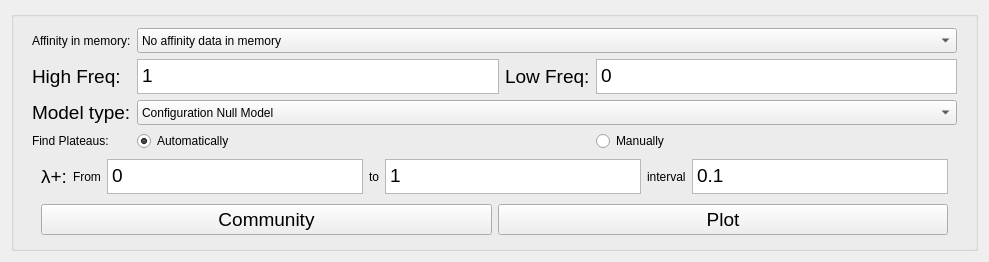
            <widget class="QWidget" name="stackedWidget_9Page1">
             <layout class="QVBoxLayout" name="verticalLayout_17">
              <item>
               <widget class="QGroupBox" name="verticalGroupBox_3">
                <property name="sizePolicy">
                 <sizepolicy hsizetype="Expanding" vsizetype="Expanding">
                  <horstretch>0</horstretch>
                  <verstretch>0</verstretch>
                 </sizepolicy>
                </property>
                <layout class="QGridLayout" name="gridLayout_7">
                 <item row="0" column="0" rowspan="2" colspan="2">
                  <widget class="QFrame" name="frame_31">
                   <property name="sizePolicy">
                    <sizepolicy hsizetype="Expanding" vsizetype="Expanding">
                     <horstretch>0</horstretch>
                     <verstretch>0</verstretch>
                    </sizepolicy>
                   </property>
                   <property name="maximumSize">
                    <size>
                     <width>1677215</width>
                     <height>16777215</height>
                    </size>
                   </property>
                   <property name="frameShape">
                    <enum>QFrame::NoFrame</enum>
                   </property>
                   <property name="frameShadow">
                    <enum>QFrame::Raised</enum>
                   </property>
                   <layout class="QGridLayout" name="gridLayout_13">
                    <property name="topMargin">
                     <number>2</number>
                    </property>
                    <property name="bottomMargin">
                     <number>2</number>
                    </property>
                    <item row="3" column="1">
                     <widget class="QRadioButton" name="radioButtonDISTauto">
                      <property name="sizePolicy">
                       <sizepolicy hsizetype="Expanding" vsizetype="Expanding">
                        <horstretch>0</horstretch>
                        <verstretch>0</verstretch>
                       </sizepolicy>
                      </property>
                      <property name="text">
                       <string>Automatically</string>
                      </property>
                      <property name="checked">
                       <bool>true</bool>
                      </property>
                     </widget>
                    </item>
                    <item row="0" column="1" colspan="3">
                     <widget class="QComboBox" name="comboBoxDISTmemdata_3">
                      <property name="sizePolicy">
                       <sizepolicy hsizetype="Expanding" vsizetype="Expanding">
                        <horstretch>0</horstretch>
                        <verstretch>0</verstretch>
                       </sizepolicy>
                      </property>
                      <property name="minimumSize">
                       <size>
                        <width>0</width>
                        <height>25</height>
                       </size>
                      </property>
                      <property name="maximumSize">
                       <size>
                        <width>16777215</width>
                        <height>25</height>
                       </size>
                      </property>
                      <item>
                       <property name="text">
                        <string>No affinity data in memory</string>
                       </property>
                      </item>
                     </widget>
                    </item>
                    <item row="3" column="0">
                     <widget class="QLabel" name="labelDISTplateau">
                      <property name="text">
                       <string>Find Plateaus:</string>
                      </property>
                     </widget>
                    </item>
                    <item row="1" column="2">
                     <widget class="QLabel" name="labelDISTLowfreq">
                      <property name="minimumSize">
                       <size>
                        <width>0</width>
                        <height>25</height>
                       </size>
                      </property>
                      <property name="maximumSize">
                       <size>
                        <width>16777215</width>
                        <height>35</height>
                       </size>
                      </property>
                      <property name="font">
                       <font>
                        <family>Arial</family>
                        <pointsize>14</pointsize>
                       </font>
                      </property>
                      <property name="text">
                       <string>Low Freq:</string>
                      </property>
                     </widget>
                    </item>
                    <item row="1" column="3">
                     <widget class="QPlainTextEdit" name="textDISTlowfreq">
                      <property name="sizePolicy">
                       <sizepolicy hsizetype="Expanding" vsizetype="Fixed">
                        <horstretch>0</horstretch>
                        <verstretch>0</verstretch>
                       </sizepolicy>
                      </property>
                      <property name="minimumSize">
                       <size>
                        <width>0</width>
                        <height>25</height>
                       </size>
                      </property>
                      <property name="maximumSize">
                       <size>
                        <width>16777215</width>
                        <height>35</height>
                       </size>
                      </property>
                      <property name="font">
                       <font>
                        <family>Arial</family>
                        <pointsize>14</pointsize>
                       </font>
                      </property>
                      <property name="plainText">
                       <string>0</string>
                      </property>
                     </widget>
                    </item>
                    <item row="2" column="0">
                     <widget class="QLabel" name="labelDISTcdtype">
                      <property name="sizePolicy">
                       <sizepolicy hsizetype="Fixed" vsizetype="Fixed">
                        <horstretch>0</horstretch>
                        <verstretch>0</verstretch>
                       </sizepolicy>
                      </property>
                      <property name="minimumSize">
                       <size>
                        <width>0</width>
                        <height>25</height>
                       </size>
                      </property>
                      <property name="maximumSize">
                       <size>
                        <width>16777215</width>
                        <height>35</height>
                       </size>
                      </property>
                      <property name="font">
                       <font>
                        <family>Arial</family>
                        <pointsize>14</pointsize>
                       </font>
                      </property>
                      <property name="text">
                       <string>Model type:</string>
                      </property>
                     </widget>
                    </item>
                    <item row="2" column="1" colspan="3">
                     <widget class="QComboBox" name="comboBoxDISTcdmodel">
                      <property name="sizePolicy">
                       <sizepolicy hsizetype="Expanding" vsizetype="Expanding">
                        <horstretch>0</horstretch>
                        <verstretch>0</verstretch>
                       </sizepolicy>
                      </property>
                      <property name="minimumSize">
                       <size>
                        <width>0</width>
                        <height>25</height>
                       </size>
                      </property>
                      <property name="maximumSize">
                       <size>
                        <width>16777215</width>
                        <height>25</height>
                       </size>
                      </property>
                      <item>
                       <property name="text">
                        <string>Configuration Null Model</string>
                       </property>
                      </item>
                      <item>
                       <property name="text">
                        <string>Constant Potts Model</string>
                       </property>
                      </item>
                      <item>
                       <property name="text">
                        <string>Erdos-Renyi Null Model</string>
                       </property>
                      </item>
                      <item>
                       <property name="text">
                        <string>No Null Model</string>
                       </property>
                      </item>
                     </widget>
                    </item>
                    <item row="4" column="0" colspan="4">
                     <widget class="QFrame" name="frame_28">
                      <property name="sizePolicy">
                       <sizepolicy hsizetype="Expanding" vsizetype="Expanding">
                        <horstretch>0</horstretch>
                        <verstretch>0</verstretch>
                       </sizepolicy>
                      </property>
                      <property name="maximumSize">
                       <size>
                        <width>16777215</width>
                        <height>16777215</height>
                       </size>
                      </property>
                      <property name="frameShape">
                       <enum>QFrame::NoFrame</enum>
                      </property>
                      <property name="frameShadow">
                       <enum>QFrame::Raised</enum>
                      </property>
                      <layout class="QHBoxLayout" name="horizontalLayout_28">
                       <property name="topMargin">
                        <number>2</number>
                       </property>
                       <property name="bottomMargin">
                        <number>2</number>
                       </property>
                       <item>
                        <widget class="QLabel" name="labelDISTlambda_2">
                         <property name="minimumSize">
                          <size>
                           <width>0</width>
                           <height>25</height>
                          </size>
                         </property>
                         <property name="maximumSize">
                          <size>
                           <width>16777215</width>
                           <height>35</height>
                          </size>
                         </property>
                         <property name="font">
                          <font>
                           <family>Arial</family>
                           <pointsize>14</pointsize>
                          </font>
                         </property>
                         <property name="text">
                          <string>λ+:</string>
                         </property>
                        </widget>
                       </item>
                       <item>
                        <widget class="QLabel" name="labelDISTfrom">
                         <property name="minimumSize">
                          <size>
                           <width>0</width>
                           <height>25</height>
                          </size>
                         </property>
                         <property name="maximumSize">
                          <size>
                           <width>16777215</width>
                           <height>35</height>
                          </size>
                         </property>
                         <property name="text">
                          <string>From</string>
                         </property>
                        </widget>
                       </item>
                       <item>
                        <widget class="QPlainTextEdit" name="textDISTLstart">
                         <property name="sizePolicy">
                          <sizepolicy hsizetype="Expanding" vsizetype="Fixed">
                           <horstretch>0</horstretch>
                           <verstretch>0</verstretch>
                          </sizepolicy>
                         </property>
                         <property name="minimumSize">
                          <size>
                           <width>0</width>
                           <height>25</height>
                          </size>
                         </property>
                         <property name="maximumSize">
                          <size>
                           <width>16777215</width>
                           <height>35</height>
                          </size>
                         </property>
                         <property name="font">
                          <font>
                           <family>Arial</family>
                           <pointsize>14</pointsize>
                          </font>
                         </property>
                         <property name="plainText">
                          <string>0</string>
                         </property>
                        </widget>
                       </item>
                       <item>
                        <widget class="QLabel" name="labelDISTto">
                         <property name="minimumSize">
                          <size>
                           <width>0</width>
                           <height>25</height>
                          </size>
                         </property>
                         <property name="maximumSize">
                          <size>
                           <width>16777215</width>
                           <height>35</height>
                          </size>
                         </property>
                         <property name="text">
                          <string>to</string>
                         </property>
                        </widget>
                       </item>
                       <item>
                        <widget class="QPlainTextEdit" name="textDISTLend">
                         <property name="sizePolicy">
                          <sizepolicy hsizetype="Expanding" vsizetype="Fixed">
                           <horstretch>0</horstretch>
                           <verstretch>0</verstretch>
                          </sizepolicy>
                         </property>
                         <property name="minimumSize">
                          <size>
                           <width>0</width>
                           <height>25</height>
                          </size>
                         </property>
                         <property name="maximumSize">
                          <size>
                           <width>16777215</width>
                           <height>35</height>
                          </size>
                         </property>
                         <property name="font">
                          <font>
                           <family>Arial</family>
                           <pointsize>14</pointsize>
                          </font>
                         </property>
                         <property name="plainText">
                          <string>1</string>
                         </property>
                        </widget>
                       </item>
                       <item>
                        <widget class="QLabel" name="labelDISTto_2">
                         <property name="minimumSize">
                          <size>
                           <width>0</width>
                           <height>25</height>
                          </size>
                         </property>
                         <property name="maximumSize">
                          <size>
                           <width>16777215</width>
                           <height>35</height>
                          </size>
                         </property>
                         <property name="text">
                          <string>interval</string>
                         </property>
                        </widget>
                       </item>
                       <item>
                        <widget class="QPlainTextEdit" name="textDISTLinterval">
                         <property name="sizePolicy">
                          <sizepolicy hsizetype="Expanding" vsizetype="Fixed">
                           <horstretch>0</horstretch>
                           <verstretch>0</verstretch>
                          </sizepolicy>
                         </property>
                         <property name="minimumSize">
                          <size>
                           <width>0</width>
                           <height>25</height>
                          </size>
                         </property>
                         <property name="maximumSize">
                          <size>
                           <width>16777215</width>
                           <height>35</height>
                          </size>
                         </property>
                         <property name="font">
                          <font>
                           <family>Arial</family>
                           <pointsize>14</pointsize>
                          </font>
                         </property>
                         <property name="plainText">
                          <string>0.1</string>
                         </property>
                        </widget>
                       </item>
                      </layout>
                     </widget>
                    </item>
                    <item row="1" column="0">
                     <widget class="QLabel" name="labelDISTHighfreq">
                      <property name="minimumSize">
                       <size>
                        <width>0</width>
                        <height>25</height>
                       </size>
                      </property>
                      <property name="maximumSize">
                       <size>
                        <width>16777215</width>
                        <height>35</height>
                       </size>
                      </property>
                      <property name="font">
                       <font>
                        <family>Arial</family>
                        <pointsize>14</pointsize>
                       </font>
                      </property>
                      <property name="text">
                       <string>High Freq:</string>
                      </property>
                     </widget>
                    </item>
                    <item row="1" column="1">
                     <widget class="QPlainTextEdit" name="textDISThighfreq">
                      <property name="sizePolicy">
                       <sizepolicy hsizetype="Expanding" vsizetype="Fixed">
                        <horstretch>0</horstretch>
                        <verstretch>0</verstretch>
                       </sizepolicy>
                      </property>
                      <property name="minimumSize">
                       <size>
                        <width>0</width>
                        <height>25</height>
                       </size>
                      </property>
                      <property name="maximumSize">
                       <size>
                        <width>16777215</width>
                        <height>35</height>
                       </size>
                      </property>
                      <property name="font">
                       <font>
                        <family>Arial</family>
                        <pointsize>14</pointsize>
                       </font>
                      </property>
                      <property name="plainText">
                       <string>1</string>
                      </property>
                     </widget>
                    </item>
                    <item row="5" column="0" colspan="4">
                     <widget class="QFrame" name="frame_27">
                      <property name="sizePolicy">
                       <sizepolicy hsizetype="Expanding" vsizetype="Expanding">
                        <horstretch>0</horstretch>
                        <verstretch>0</verstretch>
                       </sizepolicy>
                      </property>
                      <property name="maximumSize">
                       <size>
                        <width>16777215</width>
                        <height>16777215</height>
                       </size>
                      </property>
                      <property name="frameShape">
                       <enum>QFrame::NoFrame</enum>
                      </property>
                      <property name="frameShadow">
                       <enum>QFrame::Raised</enum>
                      </property>
                      <layout class="QHBoxLayout" name="horizontalLayout_27">
                       <property name="topMargin">
                        <number>2</number>
                       </property>
                       <property name="bottomMargin">
                        <number>2</number>
                       </property>
                       <item>
                        <widget class="QPushButton" name="pushDISTcomm">
                         <property name="sizePolicy">
                          <sizepolicy hsizetype="Expanding" vsizetype="Expanding">
                           <horstretch>0</horstretch>
                           <verstretch>0</verstretch>
                          </sizepolicy>
                         </property>
                         <property name="minimumSize">
                          <size>
                           <width>0</width>
                           <height>25</height>
                          </size>
                         </property>
                         <property name="maximumSize">
                          <size>
                           <width>16777215</width>
                           <height>35</height>
                          </size>
                         </property>
                         <property name="font">
                          <font>
                           <family>Arial</family>
                           <pointsize>14</pointsize>
                          </font>
                         </property>
                         <property name="text">
                          <string>Community</string>
                         </property>
                        </widget>
                       </item>
                       <item>
                        <widget class="QPushButton" name="pushDISTplotcom">
                         <property name="sizePolicy">
                          <sizepolicy hsizetype="Expanding" vsizetype="Expanding">
                           <horstretch>0</horstretch>
                           <verstretch>0</verstretch>
                          </sizepolicy>
                         </property>
                         <property name="minimumSize">
                          <size>
                           <width>0</width>
                           <height>25</height>
                          </size>
                         </property>
                         <property name="maximumSize">
                          <size>
                           <width>16777215</width>
                           <height>35</height>
                          </size>
                         </property>
                         <property name="font">
                          <font>
                           <family>Arial</family>
                           <pointsize>14</pointsize>
                          </font>
                         </property>
                         <property name="text">
                          <string>Plot</string>
                         </property>
                        </widget>
                       </item>
                      </layout>
                     </widget>
                    </item>
                    <item row="3" column="3">
                     <widget class="QRadioButton" name="radioButtonDISTmanu">
                      <property name="sizePolicy">
                       <sizepolicy hsizetype="Expanding" vsizetype="Expanding">
                        <horstretch>0</horstretch>
                        <verstretch>0</verstretch>
                       </sizepolicy>
                      </property>
                      <property name="text">
                       <string>Manually</string>
                      </property>
                     </widget>
                    </item>
                    <item row="0" column="0">
                     <widget class="QLabel" name="label_2">
                      <property name="sizePolicy">
                       <sizepolicy hsizetype="Fixed" vsizetype="Fixed">
                        <horstretch>0</horstretch>
                        <verstretch>0</verstretch>
                       </sizepolicy>
                      </property>
                      <property name="maximumSize">
                       <size>
                        <width>16777215</width>
                        <height>35</height>
                       </size>
                      </property>
                      <property name="text">
                       <string>Affinity in memory:</string>
                      </property>
                     </widget>
                    </item>
                   </layout>
                  </widget>
                 </item>
                </layout>
               </widget>
              </item>
             </layout>
            </widget>
